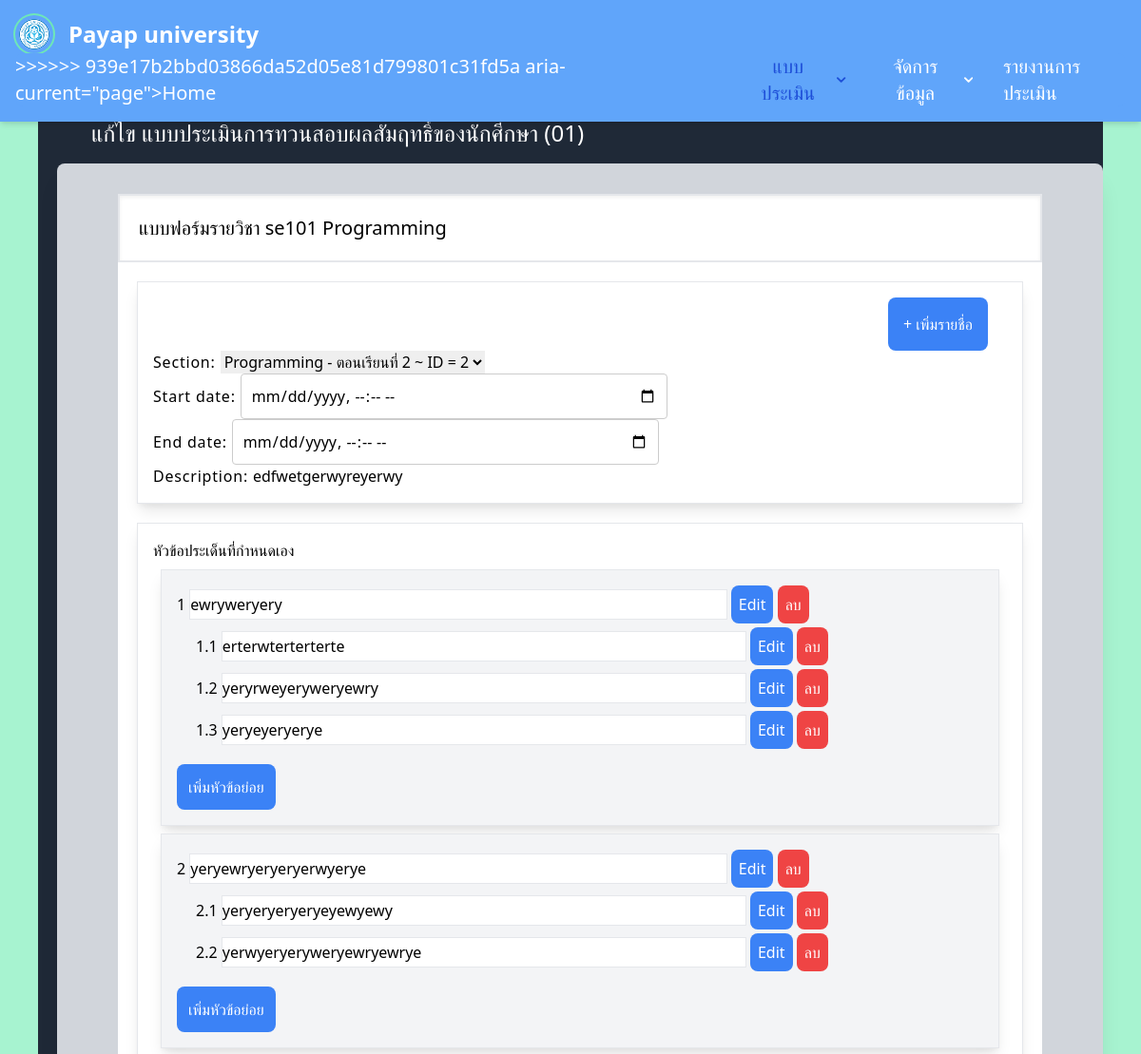
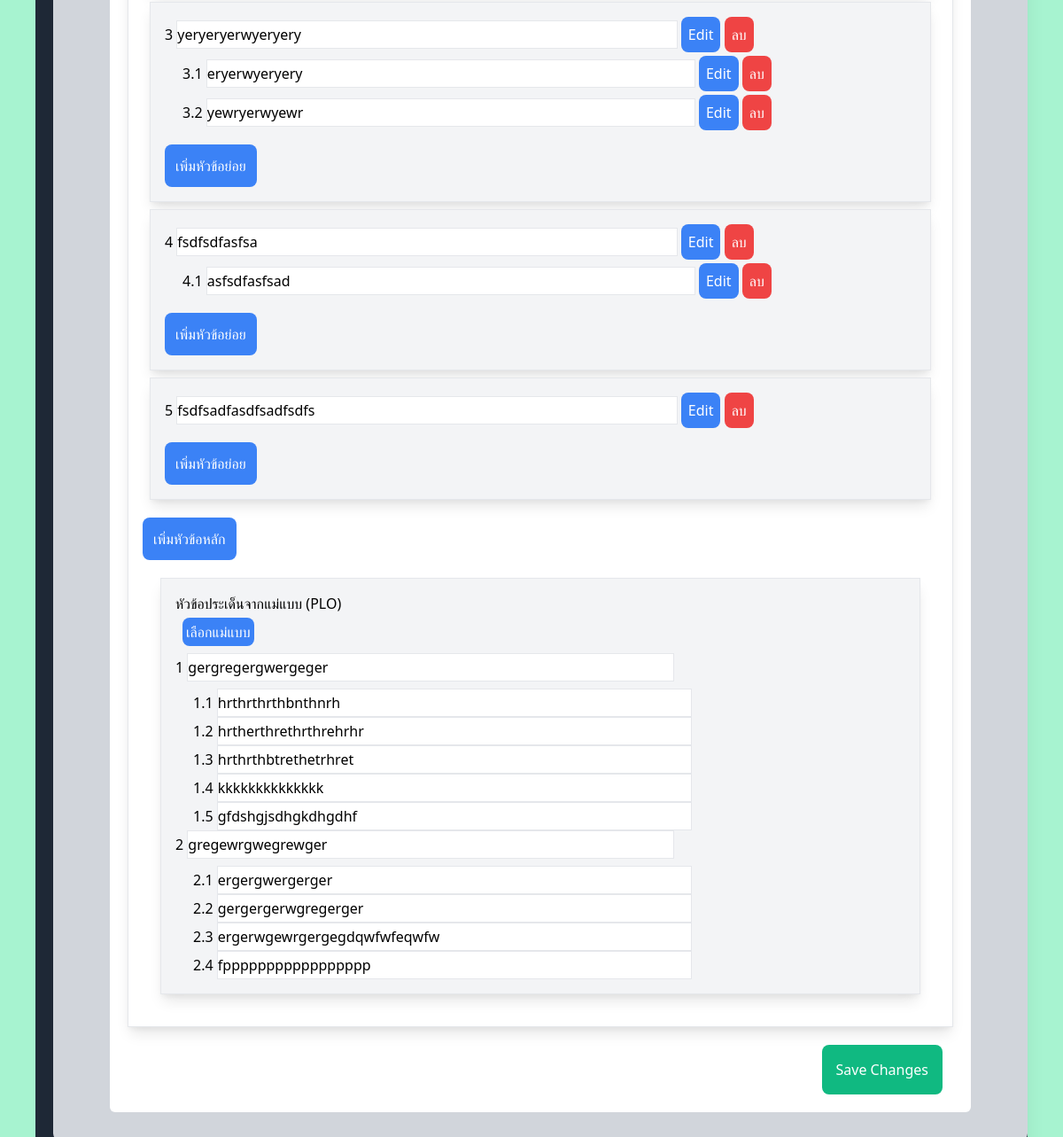
The app's page /edit_form/2/ (signed in) with its own data (2 pictures, top to bottom).
### formsite/models.py (models this page shows, shortened)
class Form(models.Model):
    semester_choices =(
        (1, '1'),
        (2, '2'),
        (3, '3')
    )
    id = models.BigAutoField(primary_key=True)
    course = models.ForeignKey(Course, on_delete=models.CASCADE, related_name='forms')
    name = models.CharField(max_length=100)
    class_code = models.CharField(max_length=10)
    section = models.ForeignKey(Section, on_delete=models.CASCADE, related_name='forms')
    created_by = models.ForeignKey(User, on_delete=models.CASCADE, null=True, blank=True)
    create = models.DateTimeField(max_length=300, null=True, blank=True)
    description = models.CharField(max_length=200, null=True, blank=True)
    template = models.ForeignKey(Teamplates, on_delete=models.CASCADE)
    is_teacher_form = models.BooleanField(default=False)
    """ year_number = models.IntegerField(
        verbose_name='ปีการศึกษา',
        validators=[MinValueValidator(1999), MaxValueValidator(3100)]
    ) """
    start_date = models.DateTimeField(null=True, blank=True)
    end_date = models.DateTimeField(null=True, blank=True)
    expired = models.BooleanField(default=False) #เก็บว่าแบบฟอร์มนั้นครบกำหนดเวลาหรือยัง

class Course(models.Model):
    teamplates = models.ForeignKey(Teamplates, on_delete=models.CASCADE)
    name = models.CharField(max_length=50)
    """ section = models.CharField(max_length=2) """
    class_code = models.CharField(max_length=7)

class AssessmentItem(models.Model):
    text = models.TextField()
    form = models.ForeignKey(Form, on_delete=models.CASCADE)
    template_select = models.ForeignKey(TemplateData, on_delete=models.CASCADE,null=True, blank=True)
    parent = models.ForeignKey('self', on_delete=models.CASCADE, null=True, blank=True, related_name='sub_items')
    id = models.BigAutoField(primary_key=True)
    create_date = models.DateTimeField(auto_now_add=True)
    update = models.DateTimeField(auto_now=True)

class TemplateData(models.Model):
    id = models.BigAutoField(primary_key=True)
    text = models.TextField()
    parent = models.ForeignKey('self', on_delete=models.CASCADE, null=True, blank=True, related_name='sub_items')
    create = models.DateTimeField(auto_now_add=True)
    update = models.DateTimeField(auto_now=True)
    form = models.ForeignKey(Teamplates, on_delete=models.CASCADE, related_name='TemplateData')

### evaluate/views.py (the view, shortened to what this page needs)
# urls.py: path('edit_form/<int:form_id>/', views.edit_form, name='edit_form'), #u
def edit_form(request, form_id): #แก้ไขฟอร์มหลังสร้าง
    form = form_model.objects.filter(id=form_id)
    formID = form_model.objects.get(id=form_id)
    user_profile = get_object_or_404(UserProfile, user=request.user)
    Active_Template = Teamplates.objects.get(is_active=True, department=user_profile.department)
    assessment_items = AssessmentItem.objects.filter(form=form_id, parent__isnull=True, template_select__isnull=True)
    selection_item = AssessmentItem.objects.filter(form=form_id, parent__isnull=True, template_select__isnull=False)
    template_data = []
    if Active_Template:
        template_data = Active_Template.TemplateData.all()
    form_update = FormUpdateForm(instance=formID)
    aut_user = AuthorizedUser.objects.filter(form = formID)
    for data in aut_user:
        print(data.id)
        print(data.users.username)
    context = {
        'aut_user':aut_user,
        'form': form,
        'assessment_items': assessment_items,
        'selection_item': selection_item,
        'template_data':template_data,
        'form_update':form_update
    }
    return render(request, 'evaluate/edit_form.html', {'context':context})

### formsite/models.py (called while the page is built)
    def __str__(self):
        return f"{self.course.name} - ตอนเรียนที่ {self.session_number} ~ ID = {self.id}"

### evaluate/templates/evaluate/edit_form.html (shortened to what this page needs)
{% extends "evaluate/nav.html" %}
{% load static %}
    {% block content %}
      <p class="flex items-center text-white text-2xl ml-5 px-4 py-4 ">แก้ไข {% for data in context.form%}
        {% if data.is_teacher_form%}
        แบบประเมินการทวนสอบผลสัมฤทธิ์ของอาจารย์ (02)
        {%else%}
        แบบประเมินการทวนสอบผลสัมฤทธิ์ของนักศีกษา (01)<br>
          </p>
          {%endif%}
    <div class="relative rounded-lg bg-gray-300 p-8 shadow-xl px-16 ">
      <div class="rounded-md pb-5 bg-white ">
        <div class=" bg-white my-0 text-black bottom-5 p-5 shadow-inner text-xl border-2 ">
          แบบฟอร์มรายวิชา {{data.course.class_code}} {{data.course.name}}
        {%endfor %}</div>
      <form method="post"id="editForm">
          <div class="container" >
            <div class="form_name" name="form_name">
              <div class="border m-5 p-4 tracking-wider shadow-lg">
                <div class="flex justify-between">
                <button type="button" onclick="togglePopup()" class="bg-blue-500 hover:bg-blue-700 mr-5 text-white p-4 rounded-lg">+ เพิ่มรายชื่อ</button></div>
              {{ context.form_update.as_p }}
            </div>
             </div>
          </div>
          <div class="border shadow-lg p-4 m-5">
          <div class="container" id="PLO">
              หัวข้อประเด็นที่กำหนดเอง
              {% for item in context.assessment_items %}
                {% if not item.parent %}
                <div class="border bg-gray-100 shadow-lg p-4 m-2 my-2">
                    <div class="container" id="parent-container_{{ item.id }}">
                        <label>{{ forloop.counter }}</label>
                        <input type="text" id="parent_{{ item.id }}" class=" border boder-gray-700 w-2/3 h-8 mb-2" name="parent_{{ item.id }}" value="{{ item.text }}" readonly data-type="TemplateData" placeholder="กรุณาใส่หัวข้อประเด็นหลัก"/>
                        <button type="button" class="bg-blue-500 hover:bg-blue-700 p-2 rounded-lg text-white" onclick="editField('parent_{{ item.id }}')">Edit</button>
                        <button type="button" class="bg-red-500 hover:bg-red-700 p-2 rounded-lg text-white" onclick="deleteField('parent_{{ item.id }}', 'button_parent_{{ item.id }}')">ลบ</button>
                        <div id="child-container_{{ item.id }}" style="margin-left: 20px;">
                            {% for child in item.sub_items.all %}
                                <div>
                                    <label>{{ forloop.parentloop.counter }}.{{ forloop.counter }}</label>
                                    <input type="text" id="clochild_{{ child.id }}" class=" border boder-gray-700 w-2/3 h-8" name="child_{{ child.id }}" value="{{ child.text }}" readonly data-type="TemplateData" placeholder="กรุณาใส่หัวข้อประเด็นรอง"/>
                                    <button type="button" class="bg-blue-500 hover:bg-blue-700 p-2 rounded-lg text-white mb-1" onclick="editField('clochild_{{ child.id }}')">Edit</button>
                                    <button type="button" class="bg-red-500 hover:bg-red-700 p-2 rounded-lg text-white mb-1" onclick="deleteField('clochild_{{ child.id }}', 'button_clochild_{{ child.id }}')">ลบ</button>
                                </div>
                            {% endfor %}
                        </div>
                        <button class="bg-blue-500 hover:bg-blue-700 text-white p-3 rounded-lg mt-3" type="button" onclick="addField('{{ item.id }}', 'TemplateData', {{ item.form.id }}) ">เพิ่มหัวข้อย่อย</button>
                      </div>
                    </div>
                {% endif %}
            {% endfor %}
            {% for data in context.form%}
                          <button class="bg-blue-500 hover:bg-blue-700 text-white p-3 rounded-lg mt-3" type="button" onclick="saveNewParent('Newparent', {{ data.id }})">เพิ่มหัวข้อหลัก</button>
                    {% endfor %}
                    <div class="border bg-gray-100 shadow-lg p-4 m-5">
                    <p>หัวข้อประเด็นจากแม่แบบ (PLO)</p>
            <button type="button" onclick="openPopup()"
                class="bg-blue-500 text-white rounded-lg w-auto p-1 flex justify-center hover:bg-blue-600 mt-1 ml-2 mb-2">เลือกแม่แบบ</button>
          {% for item in context.selection_item %}
              {% if not item.parent %}
                  <div class="container" id="parent-container_{{ item.id }}">
                      <label>{{ forloop.counter }}</label>
                      <input class="border boder-gray-700 w-2/3 h-8 mb-2" type="text" id="selectionparent_{{ item.id }}" name="selectionparent_{{ item.id }}" value="{{ item.template_select.text }}" readonly data-type="selectionTemplateData" placeholder="กรุณาใส่หัวข้อประเด็นหลัก"/>
                      <div id="child-container_{{ item.id }}" style="margin-left: 20px;">
                          {% for child in item.sub_items.all %}
                              <div>
                                  <label>{{ forloop.parentloop.counter }}.{{ forloop.counter }}</label>
                                  <input class="border boder-gray-700 w-2/3 h-8" type="text" id="selectionclochild_{{ child.id }}" name="selectionchild_{{ child.id }}" value="{{ child.template_select.text }}" readonly data-type="selectionTemplateData" placeholder="กรุณาใส่หัวข้อประเด็นรอง"/>
                              </div>
                          {% endfor %}
                      </div>
                  </div>
              {% endif %}
          {% endfor %}
              </div>
        </div>
          </div>
          <div class="flex justify-between">
          <button type="submit" class="text-white rounded-lg bg-green-500 hover:bg-green-700 p-4 mr-8">Save Changes</button></div>
      </form>
    </div>
  </div>
</div>
    {% endblock %}

### evaluate/static/styl_editeForm.css (style rules this page uses)
.form-control { padding: 10px; font-size: 16px; border: 1px solid #ccc; border-radius: 4px; width: 50%; box-sizing: border-box; }

### records on screen
Form: shows "แบบประเมินการทวนสอบผลสัมฤทธิ์ของนักศีกษา (01)", course.class_code "se101", course.name "Programming", section "Programming - ตอนเรียนที่ 2 ~ ID = 2", description "edfwetgerwyreyerwy"
AssessmentItem: text "ewryweryery"
AssessmentItem: text "erterwterterterte"
AssessmentItem: text "yeryrweyeryweryewry"
AssessmentItem: text "yeryeyeryerye"
AssessmentItem: text "yeryewryeryeryerwyerye"
AssessmentItem: text "yeryeryeryeryeyewyewy"
AssessmentItem: text "yerwyeryeryweryewryewrye"
AssessmentItem: text "yeryeryerwyeryery"
AssessmentItem: text "eryerwyeryery"
AssessmentItem: text "yewryerwyewr"
AssessmentItem: text "fsdfsdfasfsa"
AssessmentItem: text "asfsdfasfsad"
AssessmentItem: text "fsdfsadfasdfsadfsdfs"
AssessmentItem: template_select.text "gergregergwergeger"
AssessmentItem: template_select.text "hrthrthrthbnthnrh"
AssessmentItem: template_select.text "hrtherthrethrthrehrhr"
AssessmentItem: template_select.text "hrthrthbtrethetrhret"
AssessmentItem: template_select.text "kkkkkkkkkkkkkk"
AssessmentItem: template_select.text "gfdshgjsdhgkdhgdhf"
AssessmentItem: template_select.text "gregewrgwegrewger"
AssessmentItem: template_select.text "ergergwergerger"
AssessmentItem: template_select.text "gergergerwgregerger"
AssessmentItem: template_select.text "ergerwgewrgergegdqwfwfeqwfw"
AssessmentItem: template_select.text "fppppppppppppppppp"
